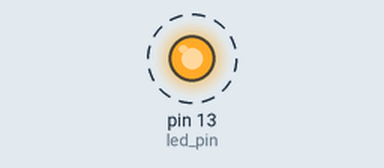
A sketch run on a simulated Arduino Uno, built with avr-gcc and run on an emulated ATmega328P. Shown: output pins drawn as LEDs (lit = HIGH). Dashed ring = blinking. What the sketch prints to the serial monitor is not drawn.

Above: at 0.5 s.
Timing chart, 0 to 4.6 s (numbered marks = the images above):
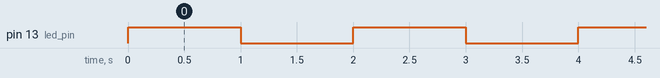

Measured:
- by itself, pin 13 (led_pin): alternates HIGH for 1.0 s and LOW for 1.0 s

The sketch:

sketch_sio.ino
```cpp
//***//
int led_pin = 13,
    count = 0;

void setup()
{
  pinMode(led_pin, OUTPUT);
  Serial.begin(9600);
}

void loop()
{
  digitalWrite(led_pin, HIGH);
  Serial.println("PING?");
  delay(1000);
  digitalWrite(led_pin, LOW);
  delay(1000);
}
```
